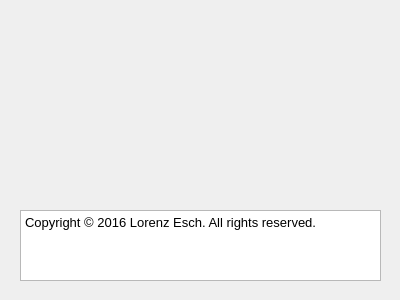
<?xml version="1.0" encoding="UTF-8"?>
<ui version="4.0">
 <class>NeuronalConnectivityAboutWidgetClass</class>
 <widget class="QDialog" name="NeuronalConnectivityAboutWidgetClass">
  <property name="geometry">
   <rect>
    <x>0</x>
    <y>0</y>
    <width>400</width>
    <height>300</height>
   </rect>
  </property>
  <property name="sizePolicy">
   <sizepolicy hsizetype="Fixed" vsizetype="Fixed">
    <horstretch>0</horstretch>
    <verstretch>0</verstretch>
   </sizepolicy>
  </property>
  <property name="minimumSize">
   <size>
    <width>400</width>
    <height>300</height>
   </size>
  </property>
  <property name="maximumSize">
   <size>
    <width>400</width>
    <height>300</height>
   </size>
  </property>
  <property name="windowTitle">
   <string>About Dummy Toolbox</string>
  </property>
  <widget class="QTextBrowser" name="textBrowser">
   <property name="geometry">
    <rect>
     <x>20</x>
     <y>210</y>
     <width>361</width>
     <height>71</height>
    </rect>
   </property>
   <property name="html">
    <string>&lt;!DOCTYPE HTML PUBLIC &quot;-//W3C//DTD HTML 4.0//EN&quot; &quot;http://www.w3.org/TR/REC-html40/strict.dtd&quot;&gt;
&lt;html&gt;&lt;head&gt;&lt;meta name=&quot;qrichtext&quot; content=&quot;1&quot; /&gt;&lt;style type=&quot;text/css&quot;&gt;
p, li { white-space: pre-wrap; }
&lt;/style&gt;&lt;/head&gt;&lt;body style=&quot; font-family:'MS Shell Dlg 2'; font-size:8.25pt; font-weight:400; font-style:normal;&quot;&gt;
&lt;table border=&quot;0&quot; style=&quot;-qt-table-type: root; margin-top:4px; margin-bottom:4px; margin-left:4px; margin-right:4px;&quot;&gt;
&lt;tr&gt;
&lt;td style=&quot;border: none;&quot;&gt;
&lt;p style=&quot; margin-top:0px; margin-bottom:0px; margin-left:0px; margin-right:0px; -qt-block-indent:0; text-indent:0px;&quot;&gt;&lt;span style=&quot; font-family:'Sans'; font-size:10pt;&quot;&gt;Copyright © 2016 Lorenz Esch. All rights reserved.&lt;/span&gt;&lt;/p&gt;&lt;/td&gt;&lt;/tr&gt;&lt;/table&gt;&lt;/body&gt;&lt;/html&gt;</string>
   </property>
  </widget>
 </widget>
 <layoutdefault spacing="6" margin="11"/>
 <resources/>
 <connections/>
</ui>
